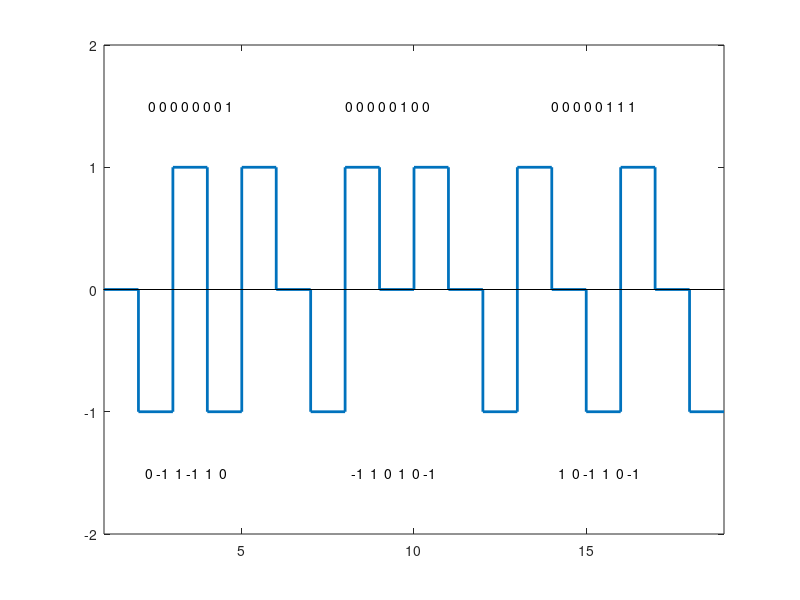

Source code (MATLAB): (Note: this script raises an error after producing the figure.)
% designing the lookup table
data = [0 0 0 0 0 0 0 0;
        0 0 0 0 0 0 0 1;
        0 0 0 0 0 0 1 0;
        0 0 0 0 0 0 1 1;
        0 0 0 0 0 1 0 0;
        0 0 0 0 0 1 0 1;
        0 0 0 0 0 1 1 0;
        0 0 0 0 0 1 1 1;
        0 0 0 0 1 0 0 0;
        0 0 0 0 1 0 0 1;
        0 0 1 0 0 0 1 0]

symbolRep = [-1 1 0 0 -1 1; 0 -1 1 -1 1 0; 0 -1 1 0 -1 1; 0 -1 1 1 0 -1;
 -1 1 0 1 0 -1; 1 0 -1 -1 1 0; 1 0 -1 0 -1 1; 1 0 -1 1 0 -1;
 -1 1 0 0 1 -1; 0 -1 1 1 -1 0; -1 1 0 -1 1 1]

% takeing input data 
inputData = [0 0 0 0 0 0 0 1 0 0 0 0 0 1 0 0 0 0 0 0 0 1 1 1]
organisedInpData = reshape(inputData, 8, [])'

%mapping the input data with lookup table
for i=1:size(organisedInpData,1)
 RowIdx= find(ismember(data,[organisedInpData(i,:)], 'rows')) 
 out= symbolRep(RowIdx, :)
 if i==1
  outMat= out
 end
 if i>1
  outMat = [outMat;out]
 end
end
% Remaining Work
% Weight Measurement
for x=1:size(outMat,1) 
 weight=0
 for y=1:size(outMat,2)
 weight = weight + outMat(x,y)
 end
 weightMat(x)= weight
end

% Checking 2 consequence of serial 1 for dc balancing

for j=2:size(outMat,1) 
 if weightMat(j-1)==1 && weightMat(j)==1
  for b=1:size(outMat,2)
   outMat(j,b)=(-1)*outMat(j,b)
  end
 end
end


actualMapRes = reshape(outMat',[],1)'
% For Better Representation
if actualMapRes(end)==1
    actualMapRes(1, end + 1)=1
elseif actualMapRes(end)==-1
    actualMapRes(1, end + 1)=-1
else
    actualMapRes(1, end + 1)=0
end

stairs(actualMapRes, 'LineWidth', 2);
line(xlim(),[0,0],'LineWidth', 0.1, 'Color', 'k')
axis([1 length(actualMapRes) -2 2])
ak = 2.2
for k=1:size(outMat,1)
    text(ak,-1.5,num2str(outMat(k,:)))
    ak = ak + 6 %2->8->14
end
text(2.3,1.5,'0 0 0 0 0 0 0 1')
text(8,1.5,'0 0 0 0 0 1 0 0')
text(14,1.5,'0 0 0 0 0 1 1 1')
% xline(7,'--')
xline(7,'--','LineWidth',1);
xline(13,'--','LineWidth',1);
% xline([7,13],':')
title('Encoded output')
xlabel('Time');
ylabel('Output signal')
